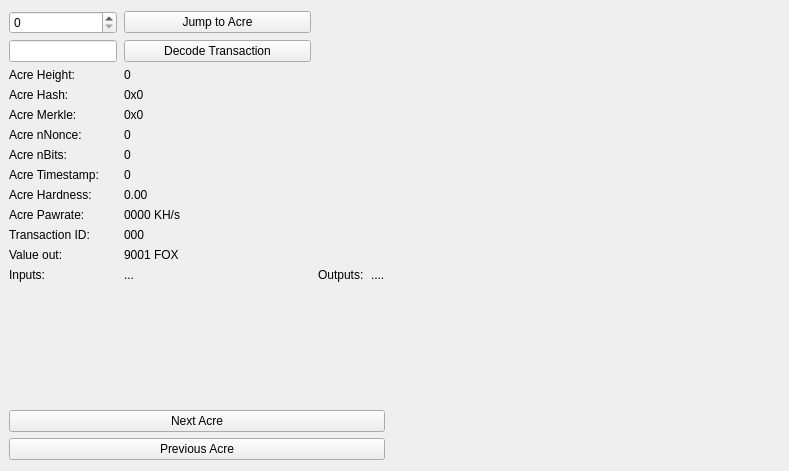
<?xml version="1.0" encoding="UTF-8"?>
<ui version="4.0">
 <class>AcreBrowser</class>
 <widget class="QWidget" name="AcreBrowser">
  <property name="windowModality">
   <enum>Qt::NonModal</enum>
  </property>
  <property name="enabled">
   <bool>true</bool>
  </property>
  <property name="geometry">
   <rect>
    <x>0</x>
    <y>0</y>
    <width>789</width>
    <height>471</height>
   </rect>
  </property>
  <property name="sizePolicy">
   <sizepolicy hsizetype="Preferred" vsizetype="Preferred">
    <horstretch>0</horstretch>
    <verstretch>0</verstretch>
   </sizepolicy>
  </property>
  <property name="minimumSize">
   <size>
    <width>0</width>
    <height>0</height>
   </size>
  </property>
  <property name="acceptDrops">
   <bool>false</bool>
  </property>
  <property name="windowTitle">
   <string>Form</string>
  </property>
  <layout class="QGridLayout">
   <property name="sizeConstraint">
    <enum>QLayout::SetMaximumSize</enum>
   </property>
   <property name="leftMargin">
    <number>9</number>
   </property>
   <item row="3" column="0">
    <widget class="QPushButton" name="previousButton">
     <property name="text">
      <string>Previous Acre</string>
     </property>
    </widget>
   </item>
   <item row="2" column="0">
    <widget class="QPushButton" name="nextButton">
     <property name="text">
      <string>Next Acre</string>
     </property>
    </widget>
   </item>
   <item row="1" column="0">
    <spacer name="verticalSpacer">
     <property name="orientation">
      <enum>Qt::Vertical</enum>
     </property>
     <property name="sizeHint" stdset="0">
      <size>
       <width>20</width>
       <height>40</height>
      </size>
     </property>
    </spacer>
   </item>
   <item row="0" column="0">
    <layout class="QGridLayout" name="gridLayout_2" rowstretch="0,0,0,0,0,0,0,0,0,0,0,0,0" columnstretch="0,0,0,0">
     <property name="sizeConstraint">
      <enum>QLayout::SetDefaultConstraint</enum>
     </property>
     <property name="horizontalSpacing">
      <number>7</number>
     </property>
     <item row="8" column="1">
      <widget class="QLabel" name="hardBox">
       <property name="text">
        <string>0.00</string>
       </property>
      </widget>
     </item>
     <item row="8" column="0">
      <widget class="QLabel" name="hardLabel">
       <property name="text">
        <string>Acre Hardness:</string>
       </property>
      </widget>
     </item>
     <item row="10" column="0">
      <widget class="QLabel" name="txLabel">
       <property name="text">
        <string>Transaction ID:</string>
       </property>
      </widget>
     </item>
     <item row="4" column="1">
      <widget class="QLabel" name="merkleBox">
       <property name="minimumSize">
        <size>
         <width>187</width>
         <height>0</height>
        </size>
       </property>
       <property name="text">
        <string>0x0</string>
       </property>
      </widget>
     </item>
     <item row="3" column="1">
      <widget class="QLabel" name="hashBox">
       <property name="enabled">
        <bool>true</bool>
       </property>
       <property name="sizePolicy">
        <sizepolicy hsizetype="Preferred" vsizetype="Preferred">
         <horstretch>0</horstretch>
         <verstretch>0</verstretch>
        </sizepolicy>
       </property>
       <property name="minimumSize">
        <size>
         <width>0</width>
         <height>0</height>
        </size>
       </property>
       <property name="text">
        <string>0x0</string>
       </property>
      </widget>
     </item>
     <item row="5" column="0">
      <widget class="QLabel" name="nonceLabel">
       <property name="text">
        <string>Acre nNonce:</string>
       </property>
      </widget>
     </item>
     <item row="6" column="1">
      <widget class="QLabel" name="bitsBox">
       <property name="text">
        <string>0</string>
       </property>
      </widget>
     </item>
     <item row="7" column="0">
      <widget class="QLabel" name="timeLabel">
       <property name="text">
        <string>Acre Timestamp:</string>
       </property>
      </widget>
     </item>
     <item row="5" column="1">
      <widget class="QLabel" name="nonceBox">
       <property name="text">
        <string>0</string>
       </property>
      </widget>
     </item>
     <item row="0" column="0">
      <widget class="QSpinBox" name="heightBox">
       <property name="sizePolicy">
        <sizepolicy hsizetype="Preferred" vsizetype="Fixed">
         <horstretch>0</horstretch>
         <verstretch>0</verstretch>
        </sizepolicy>
       </property>
       <property name="maximum">
        <number>999999999</number>
       </property>
      </widget>
     </item>
     <item row="2" column="0">
      <widget class="QLabel" name="heightLabel_2">
       <property name="text">
        <string>Acre Height:</string>
       </property>
      </widget>
     </item>
     <item row="1" column="0">
      <widget class="QLineEdit" name="txBox">
       <property name="sizePolicy">
        <sizepolicy hsizetype="Preferred" vsizetype="Fixed">
         <horstretch>0</horstretch>
         <verstretch>0</verstretch>
        </sizepolicy>
       </property>
      </widget>
     </item>
     <item row="0" column="1">
      <widget class="QPushButton" name="acreButton">
       <property name="text">
        <string>Jump to Acre</string>
       </property>
      </widget>
     </item>
     <item row="3" column="0">
      <widget class="QLabel" name="hashLabel">
       <property name="text">
        <string>Acre Hash:</string>
       </property>
      </widget>
     </item>
     <item row="4" column="0">
      <widget class="QLabel" name="merkleLabel">
       <property name="text">
        <string>Acre Merkle:</string>
       </property>
      </widget>
     </item>
     <item row="2" column="1">
      <widget class="QLabel" name="heightLabel">
       <property name="text">
        <string>0</string>
       </property>
      </widget>
     </item>
     <item row="6" column="0">
      <widget class="QLabel" name="bitsLabel">
       <property name="text">
        <string>Acre nBits:</string>
       </property>
      </widget>
     </item>
     <item row="7" column="1">
      <widget class="QLabel" name="timeBox">
       <property name="text">
        <string>0</string>
       </property>
      </widget>
     </item>
     <item row="1" column="1">
      <widget class="QPushButton" name="txButton">
       <property name="text">
        <string>Decode Transaction</string>
       </property>
      </widget>
     </item>
     <item row="9" column="0">
      <widget class="QLabel" name="pawLabel">
       <property name="text">
        <string>Acre Pawrate:</string>
       </property>
      </widget>
     </item>
     <item row="9" column="1">
      <widget class="QLabel" name="pawBox">
       <property name="text">
        <string>0000 KH/s</string>
       </property>
      </widget>
     </item>
     <item row="12" column="0">
      <widget class="QLabel" name="inputLabel">
       <property name="text">
        <string>Inputs:</string>
       </property>
       <property name="alignment">
        <set>Qt::AlignLeading|Qt::AlignLeft|Qt::AlignTop</set>
       </property>
      </widget>
     </item>
     <item row="11" column="0">
      <widget class="QLabel" name="valueLabel">
       <property name="text">
        <string>Value out:</string>
       </property>
      </widget>
     </item>
     <item row="10" column="1">
      <widget class="QLabel" name="txID">
       <property name="text">
        <string>000</string>
       </property>
      </widget>
     </item>
     <item row="12" column="1">
      <widget class="QLabel" name="inputBox">
       <property name="text">
        <string>...</string>
       </property>
       <property name="alignment">
        <set>Qt::AlignLeading|Qt::AlignLeft|Qt::AlignTop</set>
       </property>
      </widget>
     </item>
     <item row="11" column="1">
      <widget class="QLabel" name="valueBox">
       <property name="text">
        <string>9001 FOX</string>
       </property>
      </widget>
     </item>
     <item row="12" column="2">
      <widget class="QLabel" name="outputLabel">
       <property name="text">
        <string>Outputs:</string>
       </property>
       <property name="alignment">
        <set>Qt::AlignLeading|Qt::AlignLeft|Qt::AlignTop</set>
       </property>
      </widget>
     </item>
     <item row="12" column="3">
      <widget class="QLabel" name="outputBox">
       <property name="text">
        <string>....</string>
       </property>
       <property name="alignment">
        <set>Qt::AlignLeading|Qt::AlignLeft|Qt::AlignTop</set>
       </property>
      </widget>
     </item>
    </layout>
   </item>
   <item row="1" column="1">
    <spacer name="horizontalSpacer_2">
     <property name="orientation">
      <enum>Qt::Horizontal</enum>
     </property>
     <property name="sizeHint" stdset="0">
      <size>
       <width>40</width>
       <height>20</height>
      </size>
     </property>
    </spacer>
   </item>
  </layout>
 </widget>
 <resources/>
 <connections/>
</ui>
